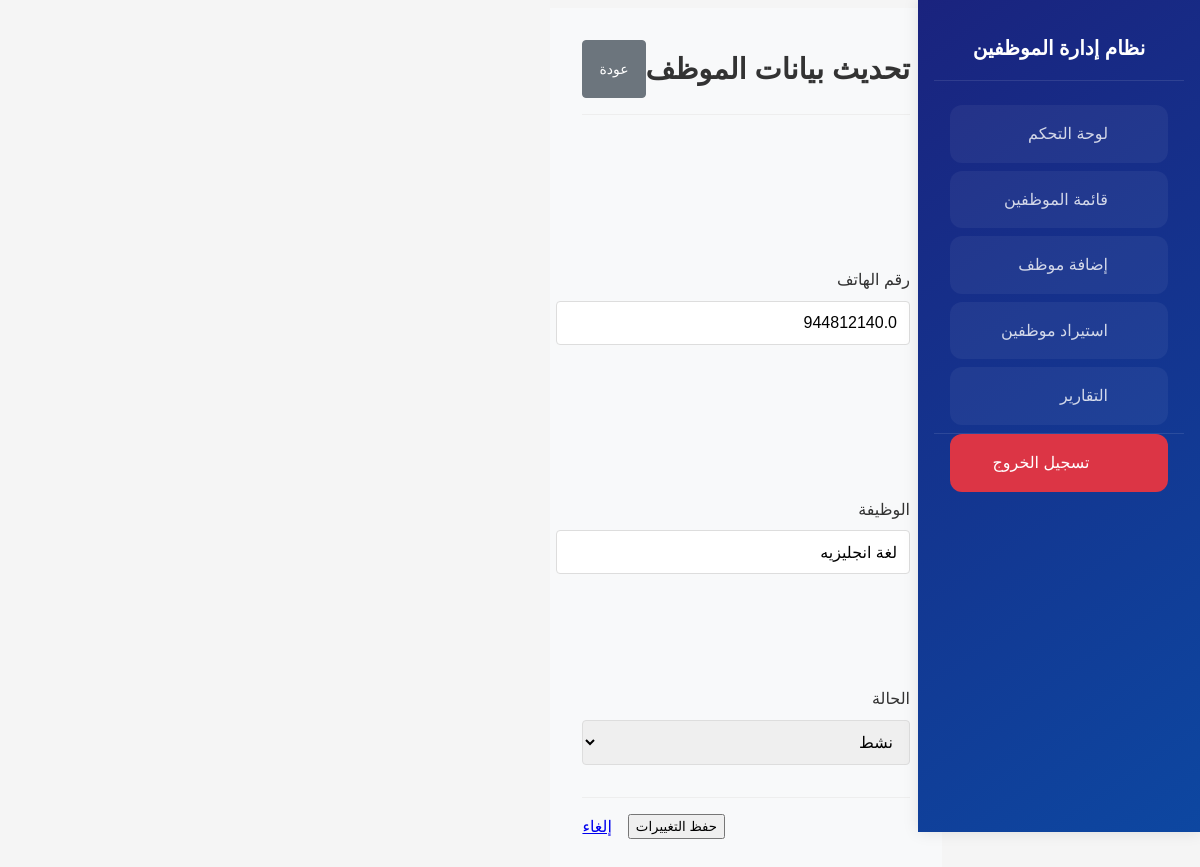
Screenshot of /employee/727/edit/ (signed in) with the database file from the repository.
### myapp/models.py (models this page shows, shortened)
class Employee(models.Model):
    STATUS_CHOICES = [
        ('active', 'نشط'),
        ('inactive', 'غير نشط'),
        ('on_leave', 'في إجازة'),
    ]
    employee_number = models.CharField(max_length=20, verbose_name="رقم الموظف", unique=True)
    name = models.CharField(max_length=200, verbose_name="الاسم")
    educational_level = models.CharField(max_length=100, verbose_name="المستوى التعليمي", null=True, blank=True)
    education_date = models.DateField(verbose_name="تاريخ المؤهل", null=True, blank=True)
    specialization = models.CharField(max_length=100, verbose_name="التخصص", null=True, blank=True)
    position = models.CharField(max_length=100, verbose_name="الوظيفة", null=True, blank=True)
    organizational_unit = models.CharField(max_length=100, verbose_name="الوحدة التنظيمية", null=True, blank=True)
    job_class = models.CharField(max_length=100, verbose_name="الفئة", null=True, blank=True)
    level = models.CharField(max_length=50, verbose_name="المستوى", null=True, blank=True)
    evaluation_date = models.DateField(verbose_name="تاريخ التقييم", null=True, blank=True)
    evaluation_month = models.CharField(max_length=50, verbose_name="شهر التقييم", null=True, blank=True)
    phone = models.CharField(max_length=20, verbose_name="رقم الهاتف", null=True, blank=True)
    notes = models.TextField(verbose_name="ملاحظات", null=True, blank=True)
    status = models.CharField(max_length=20, choices=STATUS_CHOICES, default='active', verbose_name="الحالة")
    created_at = models.DateTimeField(auto_now_add=True)
    updated_at = models.DateTimeField(auto_now=True)
    class Meta:
        verbose_name = "موظف"
        verbose_name_plural = "الموظفين"
        ordering = ['name']

### myapp/views.py (the view)
# urls.py: path('employee/<int:employee_id>/edit/', views.edit_employee, name='edit_employee'),
@login_required
def edit_employee(request, employee_id):
    employee = get_object_or_404(Employee, id=employee_id)
    if request.method == 'POST':
        form = EmployeeForm(request.POST, instance=employee)
        if form.is_valid():
            form.save()
            messages.success(request, 'تم تحديث بيانات الموظف بنجاح')
            return redirect('employee_detail', employee_id=employee.id)
    else:
        form = EmployeeForm(instance=employee)
    return render(request, 'edit_employee.html', {
        'form': form,
        'employee': employee
    })

### myapp/forms.py
class EmployeeForm(forms.ModelForm):
    class Meta:
        model = Employee
        fields = [
            'employee_number', 'name', 'educational_level', 'education_date',
            'specialization', 'position', 'organizational_unit',
            'job_class', 'level', 'evaluation_date', 'evaluation_month',
            'phone', 'notes', 'status'
        ]
        widgets = {
            'education_date': forms.DateInput(attrs={'type': 'date'}),
            'evaluation_date': forms.DateInput(attrs={'type': 'date'}),
            'notes': forms.Textarea(attrs={'rows': 3}),
            'status': forms.Select(attrs={'class': 'form-select'}),
        }

### myapp/templates/edit_employee.html (shortened to what this page needs)
{% extends 'base.html' %}
{% load static %}
{% block content %}
<div class="form-container">
    <header class="form-header">
        <h2>تحديث بيانات الموظف</h2>
        <div class="header-actions">
            <a href="{% url 'employee_detail' employee.id %}" class="btn btn-secondary">عودة</a>
        </div>
    </header>
    <form method="post" class="employee-form">
        <div class="form-row">
            <div class="form-group">
            </div>
            <div class="form-group">
            </div>
        </div>
        <div class="form-row">
            <div class="form-group">
            </div>
            <div class="form-group">
                <label for="{{ form.phone.id_for_label }}">{{ form.phone.label }}</label>
                {{ form.phone }}
            </div>
        </div>
        <div class="form-row">
            <div class="form-group">
            </div>
            <div class="form-group">
            </div>
        </div>
        <div class="form-row">
            <div class="form-group">
            </div>
            <div class="form-group">
                <label for="{{ form.position.id_for_label }}">{{ form.position.label }}</label>
                {{ form.position }}
            </div>
        </div>
        <div class="form-row">
            <div class="form-group">
            </div>
            <div class="form-group">
            </div>
        </div>
        <div class="form-group">
            <label for="{{ form.status.id_for_label }}">{{ form.status.label }}</label>
            {{ form.status }}
        </div>
        <div class="form-actions">
            <button type="submit" class="submit-btn">حفظ التغييرات</button>
            <a href="{% url 'employee_detail' employee.id %}" class="cancel-btn">إلغاء</a>
        </div>
    </form>
</div>
{% endblock %}

### myapp/static/css/style.css (style rules this page uses)
:root { --primary: #003366; --primary-light: #004d99; --primary-dark: #002233; --accent: #007BFF; --success: #28A745; --danger: #DC3545; --warning: #FFC107; --info: #17A2B8; --light: #F5F5F5; --dark: #333333; --white: #FFFFFF; --hover-bg: #CCE7FF; --shadow: 0 4px 8px rgba(0, 0, 0, 0.1); --transition: all 0.3s ease-in-out; }
body { font-family: 'Cairo', sans-serif; background-color: var(--light); color: var(--dark); line-height: 1.6; font-size: 16px; }
.btn { padding: 0.75rem 1.5rem; border-radius: 8px; font-weight: 500; transition: var(--transition); border: none; cursor: pointer; display: inline-flex; align-items: center; justify-content: center; gap: 0.5rem; min-height: 40px; }
.btn { padding: 0.75rem 1.5rem; border-radius: 8px; font-weight: 500; transition: all 0.3s ease; display: inline-flex; align-items: center; justify-content: center; gap: 0.5rem; }
.btn { padding: 0.75rem 1.5rem; border-radius: 8px; font-weight: 500; transition: all 0.3s ease; }
.form-header { margin-bottom: 2rem; }
.form-header h2 { color: var(--dark); font-size: 1.8rem; margin: 0; }
.form-group { margin-bottom: 1rem; }
.form-group label { display: block; margin-bottom: 0.5rem; color: var(--dark); font-weight: 500; }
.form-group input, .form-group select, .form-group textarea { width: 100%; padding: 0.75rem; border: 1px solid #ddd; border-radius: 4px; font-size: 1rem; }
.form-actions { display: flex; gap: 1rem; justify-content: flex-end; margin-top: 2rem; }
.btn { padding: 0.5rem 1rem; border-radius: 4px; border: none; cursor: pointer; font-size: 0.875rem; text-decoration: none; transition: background-color 0.2s; }
.btn-secondary { background-color: #6c757d; color: white; }
.form-row { display: grid; grid-template-columns: repeat(auto-fit, minmax(250px, 1fr)); gap: 1rem; margin-bottom: 1rem; }
.form-header { display: flex; justify-content: space-between; align-items: center; margin-bottom: 2rem; padding-bottom: 1rem; border-bottom: 1px solid #eee; }
.form-header h2 { margin: 0; color: var(--dark); }
.form-group input, .form-group select, .form-group textarea { width: 100%; padding: 0.75rem; border: 1px solid #ddd; border-radius: 4px; font-size: 1rem; transition: border-color 0.2s; }
.form-actions { display: flex; gap: 1rem; margin-top: 2rem; padding-top: 1rem; border-top: 1px solid #eee; }
.header-actions { display: flex; gap: 1rem; }
.btn { display: inline-flex; align-items: center; justify-content: center; padding: 0.5rem 1rem; font-size: 0.875rem; line-height: 1.5; border-radius: 0.25rem; transition: all 0.15s ease-in-out; text-decoration: none; cursor: pointer; gap: 0.5rem; }
.btn-secondary { color: #fff; background-color: #6c757d; border: 1px solid #6c757d; }

### rows the page displays
Employee: phone "944812140.0", position "لغة انجليزيه", status "نشط"
